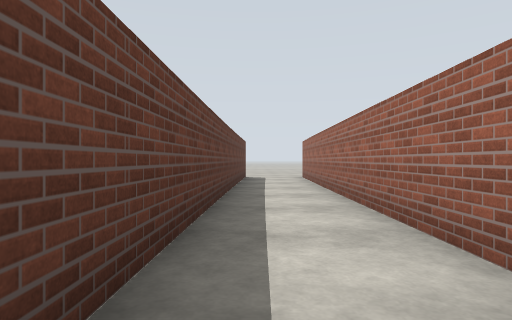
[1] (above)

12 first-person views from a walk through a Gazebo world. The camera is 1.2 m above the floor, looks level and sees 75° across. The floor is counted in squares, 2 m on a side. Each view is taken from the middle of a square. On the plan, view 1 faces up. The plan holds only what a view shows up to about 9 squares ahead; the rest is blank. The place goes on beyond the plan.

[2]
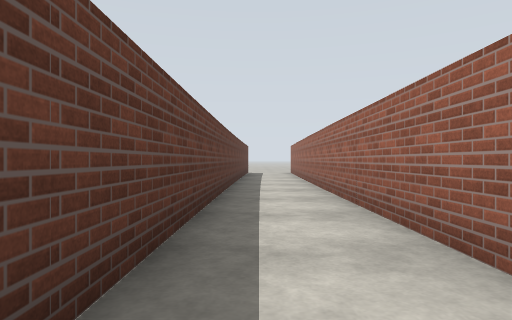

[3]
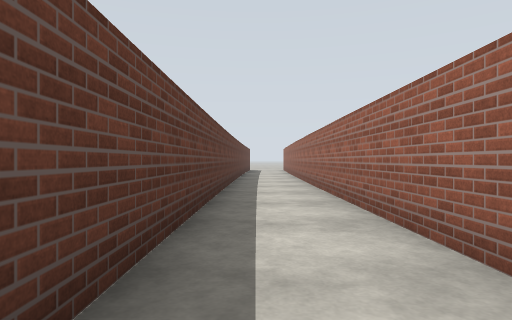

[4]
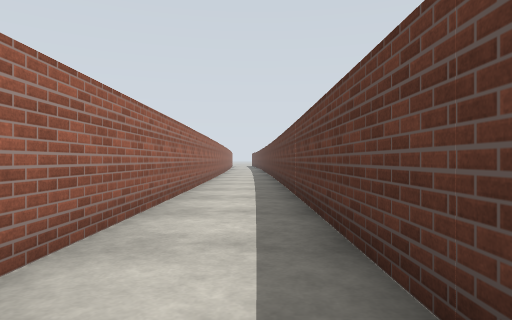

[5]
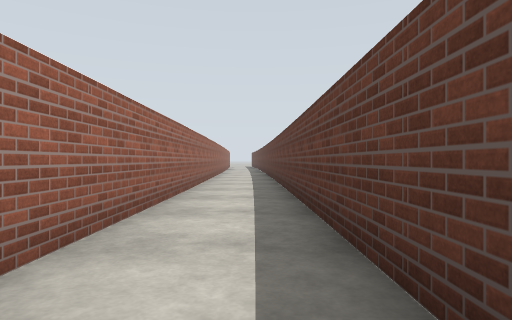

[6]
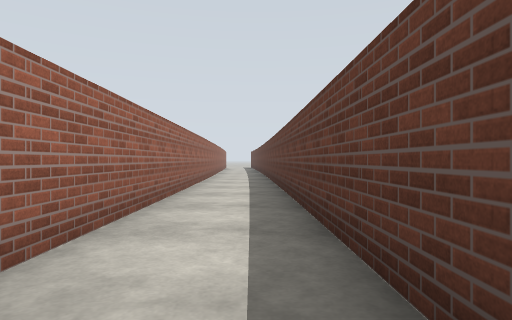

[7]
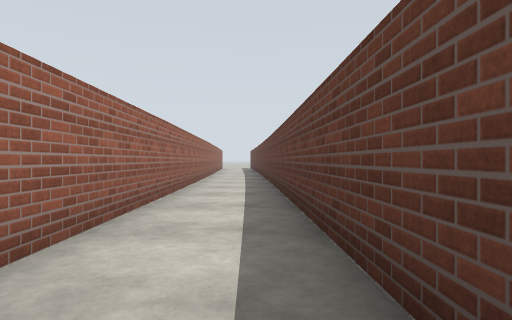

[8]
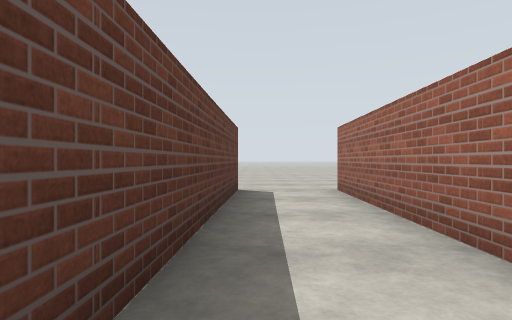

[9]
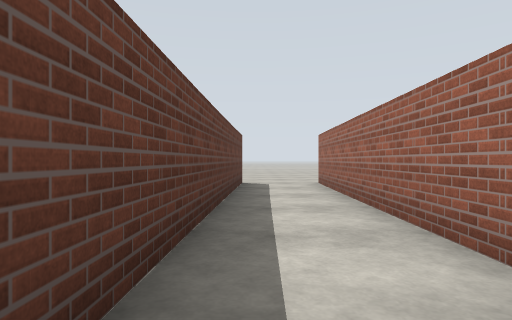

[10]
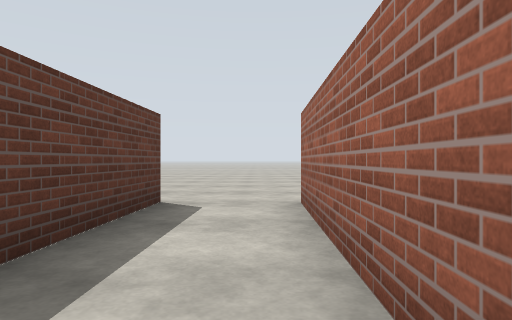

[11]
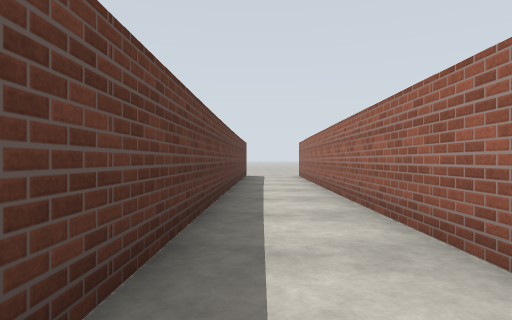

[12]
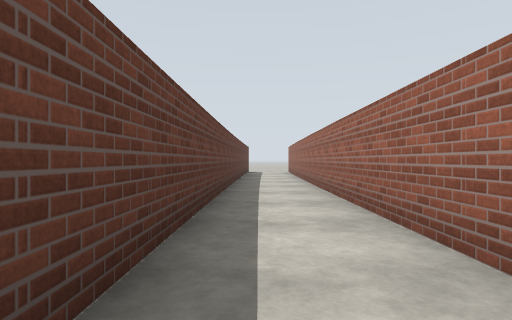

### Floor plan
Points are (right, up) in squares from view 1. A wall is a line through its corners. A room is listed if a view was taken in it or the views show most of it. See-through windows are left out.
Room 1 (views 1, 2, 3, 4, 5, 6, 7, 8, 9, 11, 12)
walls: (-0.7, -9.6) (-0.5, -21.5); (1.2, -4) (1.4, 5.5); (1.3, -18.6) (1.3, -4); (1.6, -21.6) (1.5, -18.6); (-0.6, 5.6) (-0.8, -9.7)
ways out: opening at (0, 5) to room 2
Room 2 (view 10)
walls: (-0.5, 11.8) (-0.6, 5.6); (1.4, 5.5) (1.6, 11.7)
ways out: opening at (0, 5) to room 1; opening at (0, 12.5); opening at (2, 12.5)

Where each view was taken, in squares from view 1:
view 1: 0 up, 0 right, facing up
view 2: 4 down, 0 right, facing up
view 3: 8 down, 0 right, facing up
view 4: 4 down, 0 right, facing down
view 5: 7 down, 0 right, facing down
view 6: 11 down, 0 right, facing down
view 7: 14 down, 0 right, facing down
view 8: 5 up, 0 right, facing up
view 9: 3 up, 0 right, facing up
view 10: 7 up, 1 right, facing up
view 11: 1 down, 0 right, facing up
view 12: 5 down, 0 right, facing up
